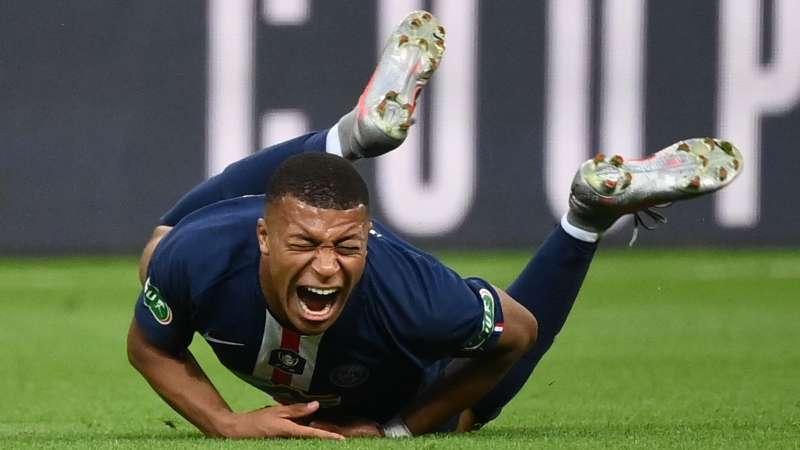
#> input picture img.jpg, 1600 x 900 px (shown at 1/2 size)
$ jupyter execute '3(a)_.ipynb'
#> lines starting #> are read from the running program, lines starting #| are printed output that depends on the picture; after the words box and inside, x2 and y2 are one past the last pixel; in counts of white or black regions, pixels touching at a corner belong together
### 3.  Take grayscale image of size 512x512, add some salt & pepper noise and perform the following operations:

        (a)	Apply average and median spatial filters with 5x5 mask and observe their performance for noise suppression in term of PSNR

[cell 1]
import cv2
import numpy as np
import matplotlib.pyplot as plt

[cell 2]
originalImage = cv2.imread("img.jpg", cv2.IMREAD_GRAYSCALE)
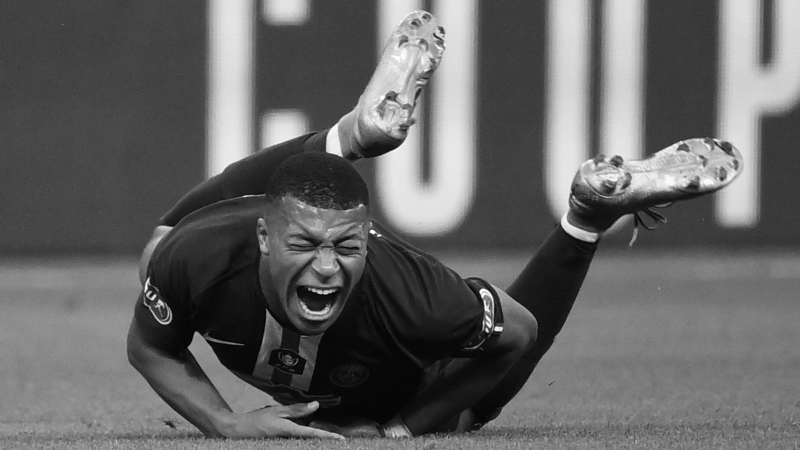
#> originalImage: shape (900, 1600) (shown at 1/2 size); min 0, max 255, mean 99.3
originalImage = cv2.resize(originalImage, (512, 512))
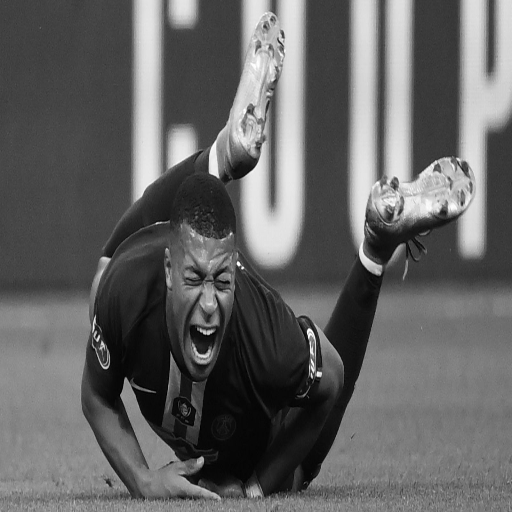
#> originalImage: shape (512, 512); min 0, max 255, mean 99.1

### Adding Salt & Pepper Noise

[cell 3]
def addSaltPeperNoise(image, saltRatio, pepperRatio):
    noisyImage = image.copy()
    numOfPixels = image.size
    numOfSaltPixels = int(saltRatio * numOfPixels)
    numOfPepperPixels = int(pepperRatio * numOfPixels)

    for i in range(numOfSaltPixels):
        x, y = np.random.randint(0, noisyImage.shape) # (row, col) = (512, 512)
        noisyImage[x][y] = 255

    for i in range(numOfPepperPixels):
        x, y = np.random.randint(0, noisyImage.shape) # (row, col) = (512, 512)
        noisyImage[x][y] = 0

    return noisyImage

### Average Filter

[cell 4]
def averageFilter(image, kernelSize):
    padSize = kernelSize // 2
    paddedImage = np.pad(image, (padSize, padSize), mode='constant')

    filteredImage = np.zeros_like(image)

    for i in range(image.shape[0]):
        for j in range(image.shape[1]):
            kernelRegion = paddedImage[i: i+kernelSize, j: j+kernelSize]
            average = np.mean(kernelRegion)
            filteredImage[i, j] = average

    return filteredImage

### Median Filter

[cell 5]
def medianFilter(image, kernelSize):
    padSize = kernelSize // 2
    paddedImage = np.pad(image, (padSize, padSize), mode='constant')

    filteredImage = np.zeros_like(image)

    for i in range(image.shape[0]):
        for j in range(image.shape[1]):
            kernelRegion = paddedImage[i: i+kernelSize, j: j+kernelSize]
            median = np.median(kernelRegion)
            filteredImage[i, j] = median

    return filteredImage

### Check PSNR

[cell 6]
def calcPSNR(originalImage, degradedImage):     #Peak Signal-to-Noise Ratio
    mse = np.mean((originalImage - degradedImage) ** 2)     # Mean Squared Error (MSE)
    if mse == 0:
        return np.inf
    maxPixelValue = np.max(originalImage)
    pnsrValue = 20 * np.log10(maxPixelValue / np.sqrt(mse))
    return round(pnsrValue, 2)

### Plot All Image

[cell 7]
plt.figure(figsize=(10, 10))

plt.subplot(2, 2, 1)
plt.imshow(originalImage, cmap='gray')
plt.title(f"Original Image (PNSR={calcPSNR(originalImage, originalImage)})")
#> in calcPSNR, `mse = np.mean((originalImage - degradedImage) ** 2)`: mse = 0

noisyImage = addSaltPeperNoise(originalImage, 0.05, 0.15)
#> after the loop in addSaltPeperNoise, `for i in range(numOfSaltPixels):`:
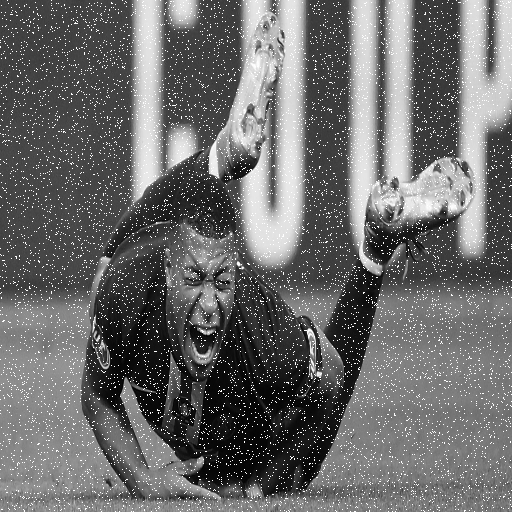
#> noisyImage: shape (512, 512); 4.87% of pixels changed, all inside (x1, y1, x2, y2) = (0, 0, 512, 512)
#> after the loop in addSaltPeperNoise, `for i in range(numOfPepperPixels):`:
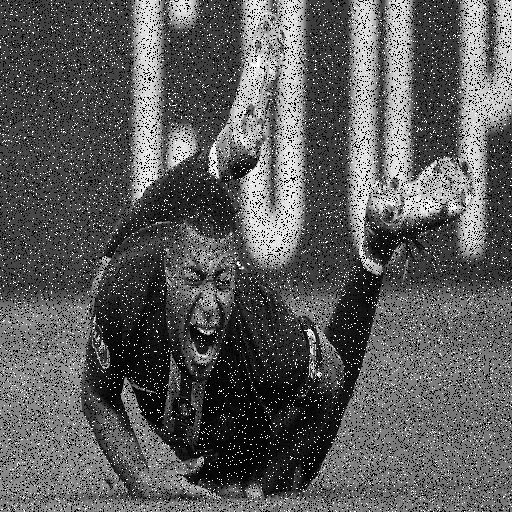
#> noisyImage: shape (512, 512); 13.95% of pixels changed, all inside (x1, y1, x2, y2) = (0, 0, 512, 512)
plt.subplot(2, 2, 2)
plt.imshow(noisyImage, cmap='gray')
plt.title(f"Noisy Image (Salt & Pepper) (PNSR={calcPSNR(originalImage, noisyImage)})")

averageFilteredImage = averageFilter(noisyImage, 5)
#> in averageFilter, `paddedImage = np.pad(image, (padSize, padSize), mode='constant')`:
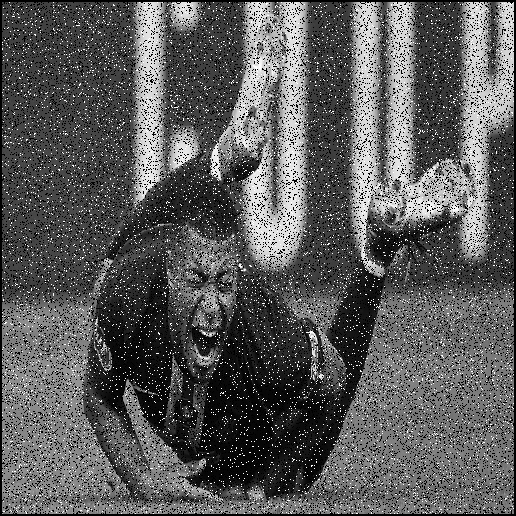
#> paddedImage: shape (516, 516); min 0, max 255, mean 90.5
#> after the loop in averageFilter, `for i in range(image.shape[0]):`:
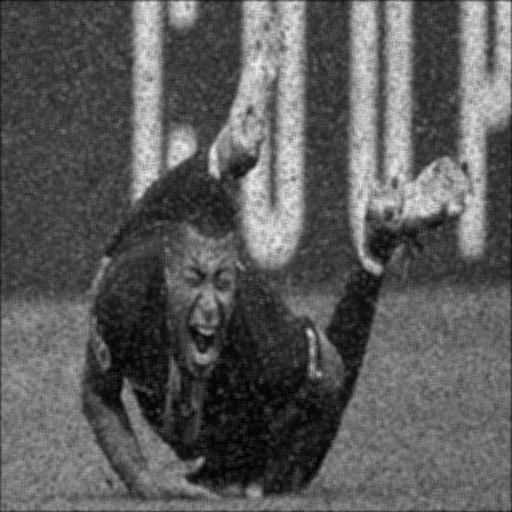
#> filteredImage: shape (512, 512); min 4, max 244, mean 91
plt.subplot(2, 2, 3)
plt.imshow(averageFilteredImage, cmap='gray')
plt.title(f"Average Filtered Image (PNSR={calcPSNR(originalImage, averageFilteredImage)})")

medianFilteredImage = medianFilter(noisyImage, 5)
#> after the loop in medianFilter, `for i in range(image.shape[0]):`:
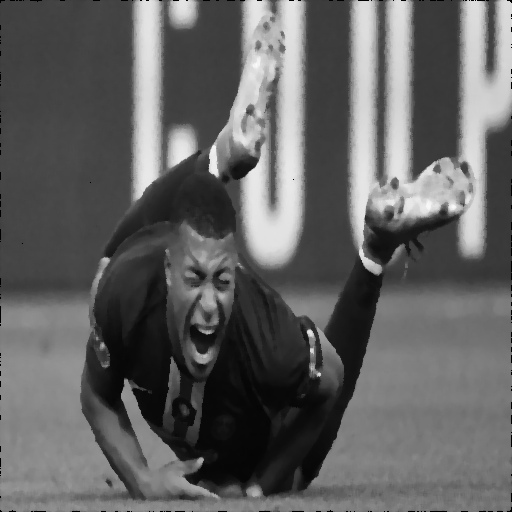
#> filteredImage: shape (512, 512); min 0, max 251, mean 97.2
plt.subplot(2, 2, 4)
plt.imshow(medianFilteredImage, cmap='gray')
plt.title(f"Median Filtered Image (PNSR={calcPSNR(originalImage, medianFilteredImage)})")
